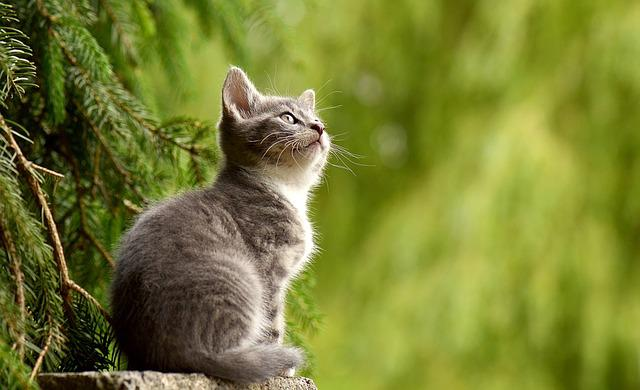
#> input picture PythonImageWorkspace/OpenCV/img.jpg, 640 x 390 px
$ jupyter execute '09.회전.ipynb'
#> lines starting #> are read from the running program, lines starting #| are printed output that depends on the picture
# 9.이미지 회전

[cell 1]
import cv2
img = cv2.imread('img.jpg')
#> img is the input picture: shape (390, 640, 3); mean B, G, R 50.4, 126.1, 119.4

rotate_90 = cv2.rotate(img, cv2.ROTATE_90_CLOCKWISE)
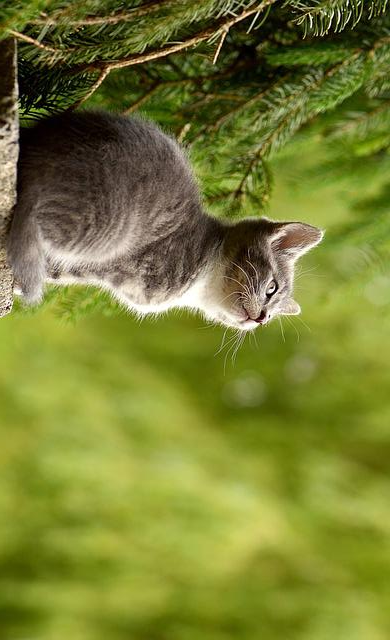
#> rotate_90: shape (640, 390, 3); mean B, G, R 50.4, 126.1, 119.4

cv2.imshow('img',img)
cv2.imshow('rotate',rotate_90 )
cv2.waitKey(0)
cv2.destroyAllWindows()

### 180회전

[cell 2]
import cv2
img = cv2.imread('img.jpg')

rotate = cv2.rotate(img, cv2.ROTATE_180)
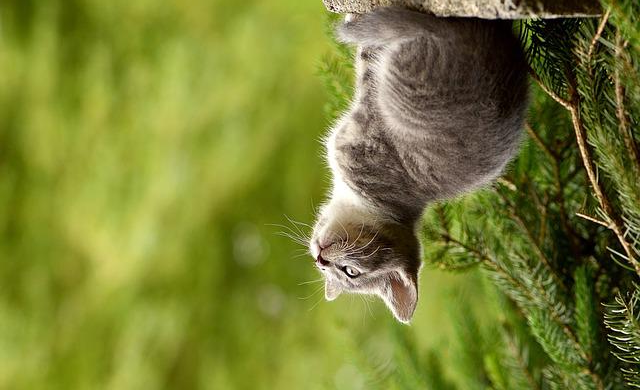
#> rotate: shape (390, 640, 3); mean B, G, R 50.4, 126.1, 119.4

cv2.imshow('img',img)
cv2.imshow('rotate',rotate)
cv2.waitKey(0)
cv2.destroyAllWindows()

[cell 3]
import cv2
img = cv2.imread('img.jpg')

rotate = cv2.rotate(img, cv2.ROTATE_90_COUNTERCLOCKWISE)
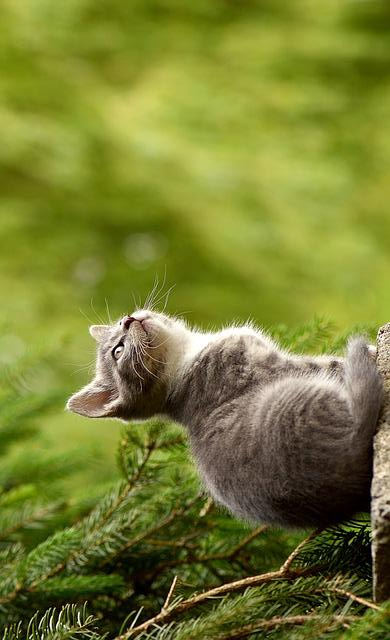
#> rotate: shape (640, 390, 3); mean B, G, R 50.4, 126.1, 119.4

cv2.imshow('img',img)
cv2.imshow('rotate',rotate)
cv2.waitKey(0)
cv2.destroyAllWindows()

[cell 4]
import cv2

# Reading the image
image = cv2.imread('img.jpg')

# Extracting height and width from
# image shape
height, width = image.shape[:2]
#> height = 390; width = 640

# get the center coordinates of the
# image to create the 2D rotation
# matrix
center = (width/2, height/2)
#> center = (320, 195)

# using cv2.getRotationMatrix2D()
# to get the rotation matrix
rotate_matrix = cv2.getRotationMatrix2D(center=center, angle=45, scale=0.7)

# rotate the image using cv2.warpAffine
# 90 degree anticlockwise
rotated_image = cv2.warpAffine(
    src=image, M=rotate_matrix, dsize=(width, height))
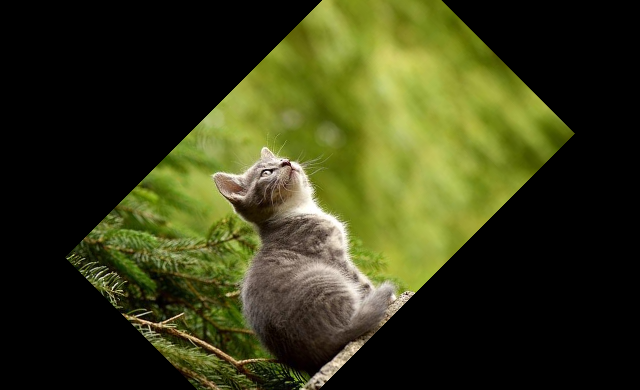
#> rotated_image: shape (390, 640, 3); mean B, G, R 23.7, 58.5, 55.5

cv2.imshow("rotated image:", rotated_image)
cv2.imwrite('rotated_image.jpg', rotated_image)

cv2.waitKey(0)
cv2.destroyAllWindows()

$ run again, with PythonImageWorkspace/OpenCV/newspaper.jpg copied over PythonImageWorkspace/OpenCV/img.jpg
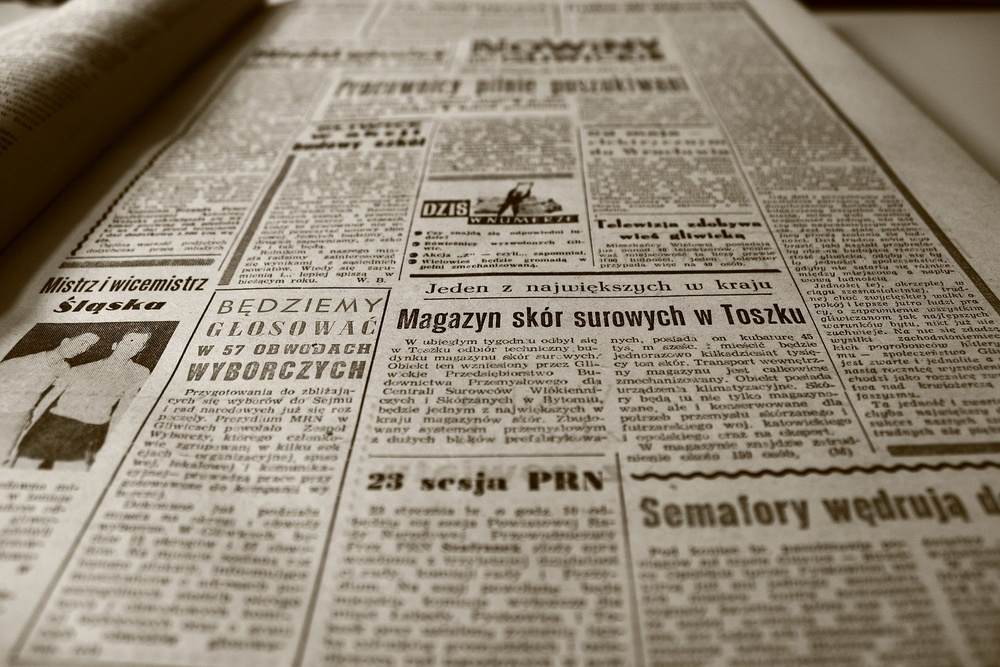
#> input picture PythonImageWorkspace/OpenCV/newspaper.jpg, 1000 x 667 px, shrunk from 1920 x 1280 before the run
#> img is the input picture: shape (667, 1000, 3); mean B, G, R 118.6, 135.1, 145.4
#> `rotate = cv2.rotate(img, cv2.ROTATE_90_COUNTERCLOCKWISE)`:
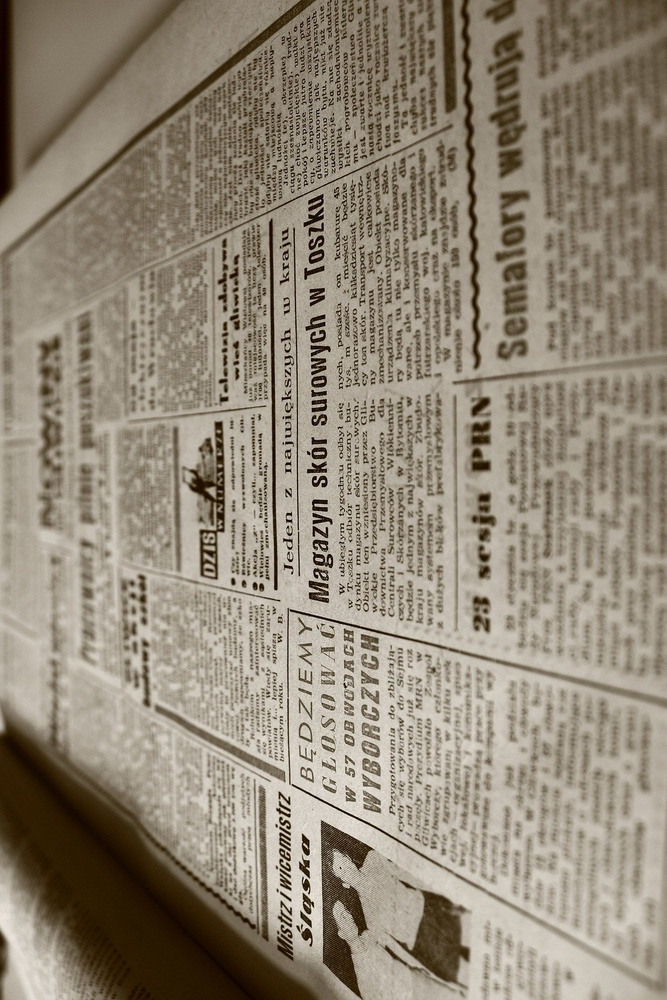
#> rotate: shape (1000, 667, 3); mean B, G, R 118.6, 135.1, 145.4
#> `rotated_image = cv2.warpAffine( src=image, M=rotate_matrix, dsize=(wid..`:
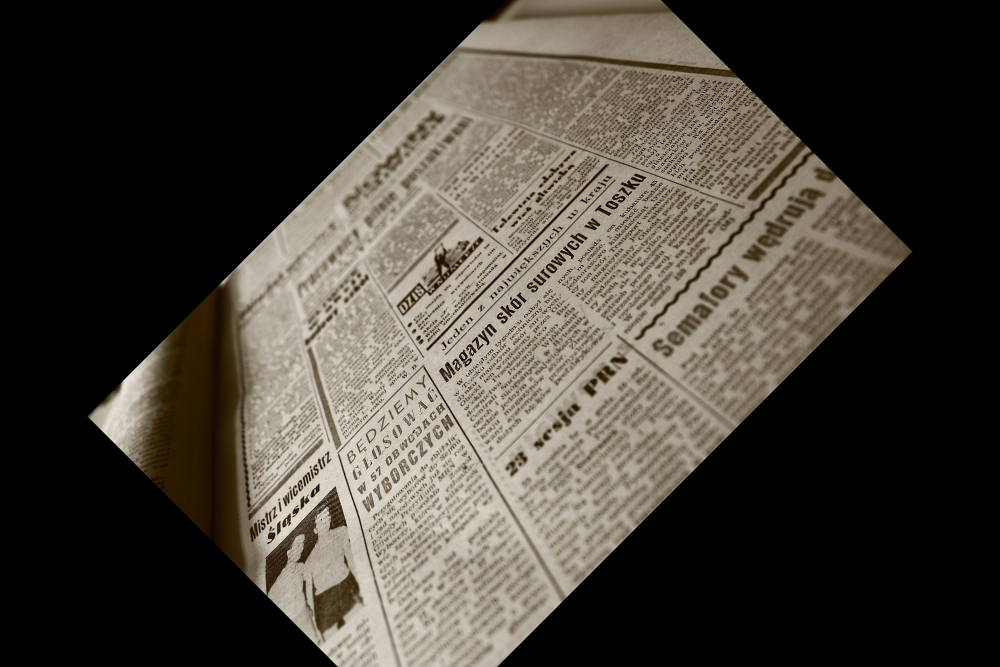
#> rotated_image: shape (667, 1000, 3); mean B, G, R 55.9, 63.7, 68.5
